Frame 1 (no input): blank canvas, image omitted
Frame 60 (no input): blank canvas, image omitted
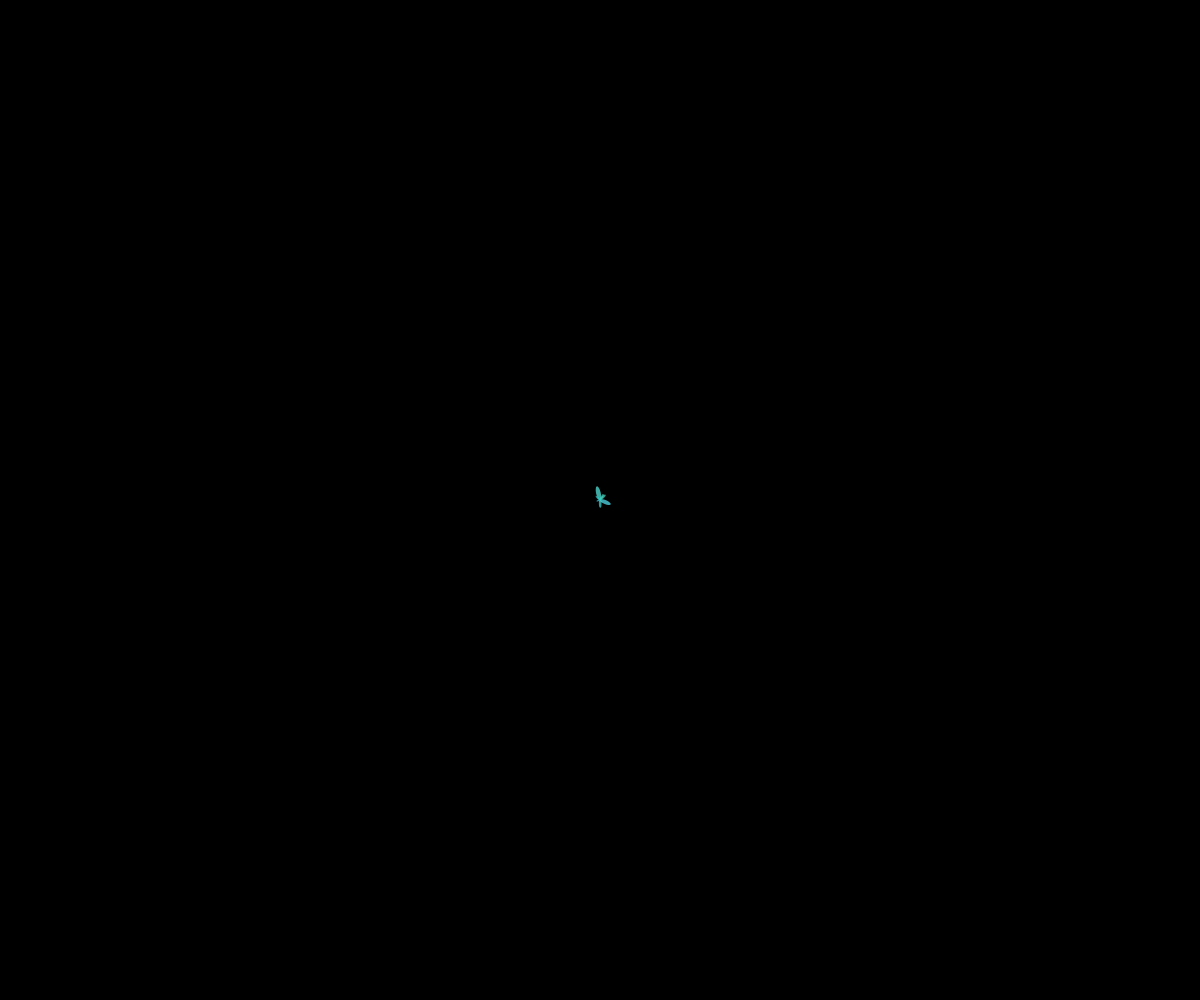
Frame 120 (the mouse pressed at the canvas centre since frame 60)

The p5.js sketch whose frames 1 and 60 were blank and that drew this single picture after the mouse press (run headless with seeded random() and noise() and a simulated clock; from frame 60 on, the mouse is pressed at the canvas centre):

// p5.js sketch
// ── sketch.js
let flowers = [];
let sizeIncrease = 0; // 花びらの最大サイズ増加量
let maxFlowerSize; // 花の最大サイズ

function setup() {
  createCanvas(windowWidth, windowHeight);
  angleMode(DEGREES);
  colorMode(HSB, 360, 100, 100, 100);
  updateMaxFlowerSize();
}

function draw() {
  background(0);
  
  for (let flower of flowers) {
    flower.update();
    flower.display();
  }
  
  // 花びらの最大サイズを少しずつ大きくする（最大サイズを超えない範囲で）
  sizeIncrease = min(sizeIncrease + 0.05, maxFlowerSize - 80);
}

function mousePressed() {
  flowers.push(new Flower(mouseX, mouseY));
}

function windowResized() {
  resizeCanvas(windowWidth, windowHeight);
  updateMaxFlowerSize();
}

function updateMaxFlowerSize() {
  maxFlowerSize = min(width, height) * 0.9;
}

class Flower {
  constructor(x, y) {
    this.x = x;
    this.y = y;
    this.petals = [];
    this.maxPetals = 300; // 画面上の最大花びら数
    this.addPetalInterval = 5; // 花びらを追加する間隔（フレーム数）
    this.hueValue = 180; // 各花の色相の初期値（青系）
  }
  
  update() {
    // 一定間隔で新しい花びらを追加
    if (frameCount % this.addPetalInterval === 0) {
      this.petals.push(new Petal(this.hueValue));
    }
    
    // 各花びらの更新
    for (let i = this.petals.length - 1; i >= 0; i--) {
      this.petals[i].update();
      
      // 完全に透明になった花びらを削除
      if (this.petals[i].alpha <= 0) {
        this.petals.splice(i, 1);
      }
    }
    
    // 最大数を超えた場合、古い花びらのフェードアウトを開始
    if (this.petals.length > this.maxPetals) {
      this.petals[0].startFadeOut();
    }
    
    // 色相を少しずつ変化させる
    this.hueValue = (this.hueValue + 0.1) % 360;
  }
  
  display() {
    push();
    translate(this.x, this.y);
    for (let petal of this.petals) {
      petal.display();
    }
    pop();
  }
}

class Petal {
  constructor(hueValue) {
    this.angle = random(360);
    this.size = 0;
    this.maxSize = min(random(40, 80) + sizeIncrease, maxFlowerSize / 2);
    this.growthSpeed = random(0.1, 0.3);
    this.hue = (hueValue + random(-15, 15) + 360) % 360;
    this.saturation = 80 - random(20);
    this.brightness = 100 - random(20);
    this.alpha = 70;
    this.fading = false;
    this.fadeSpeed = 1;
  }
  
  update() {
    if (this.size < this.maxSize) {
      this.size += this.growthSpeed;
    }
    if (this.fading) {
      this.alpha -= this.fadeSpeed;
      this.alpha = max(this.alpha, 0);
    }
  }
  
  display() {
    push();
    rotate(this.angle);
    noStroke();
    fill(this.hue, this.saturation, this.brightness, this.alpha);
    ellipse(this.size / 2, 0, this.size, this.size / 3);
    pop();
  }
  
  startFadeOut() {
    this.fading = true;
  }
}
